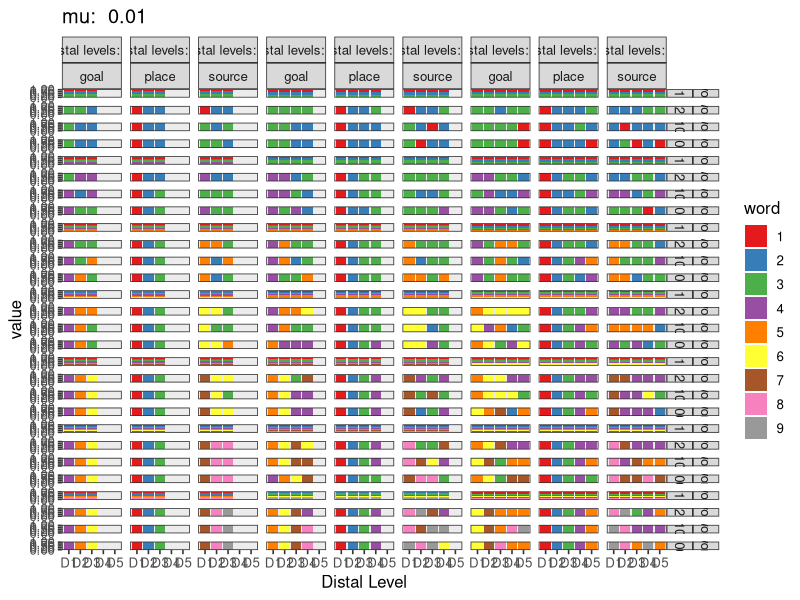
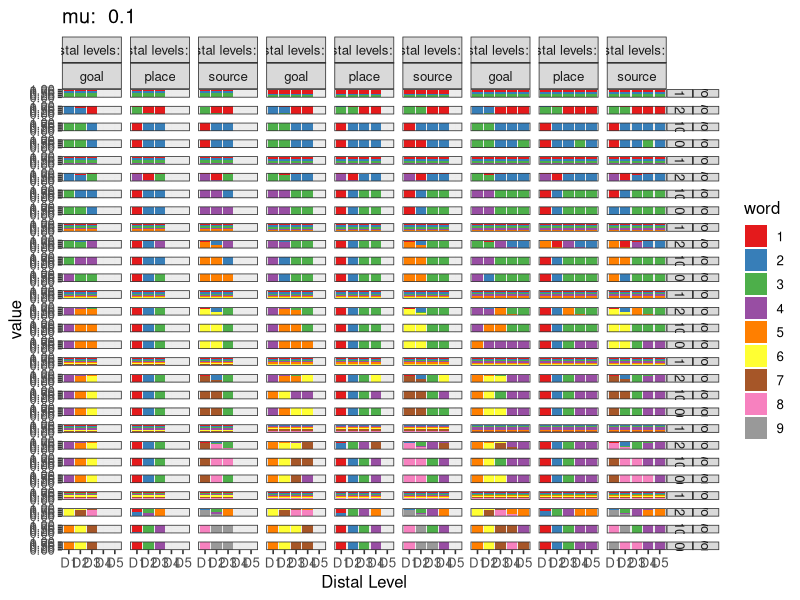
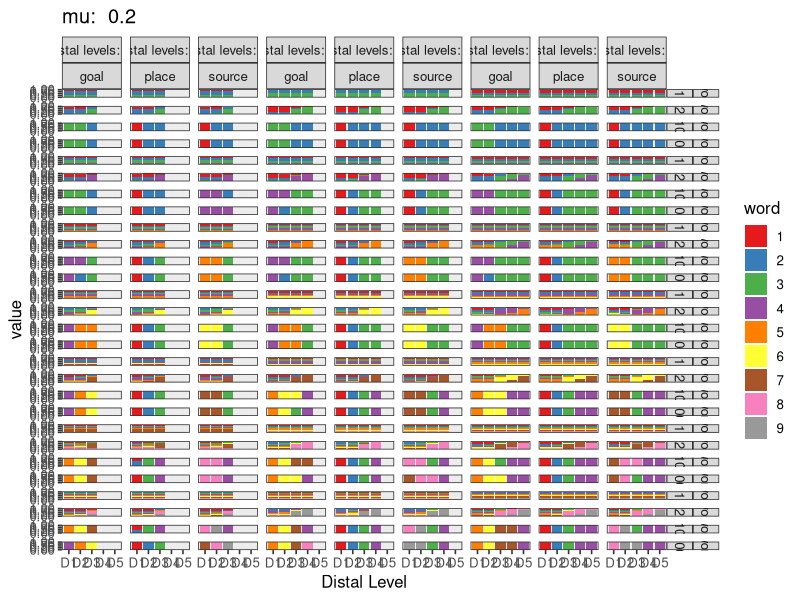
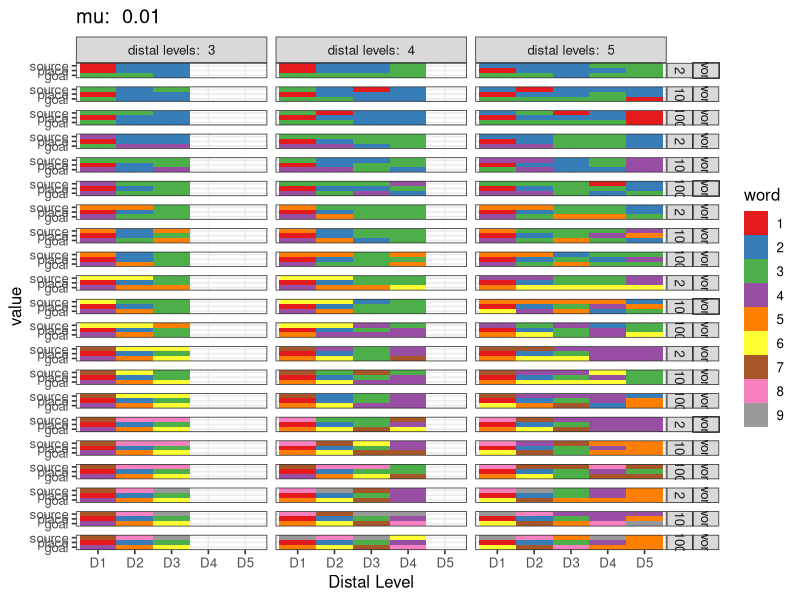
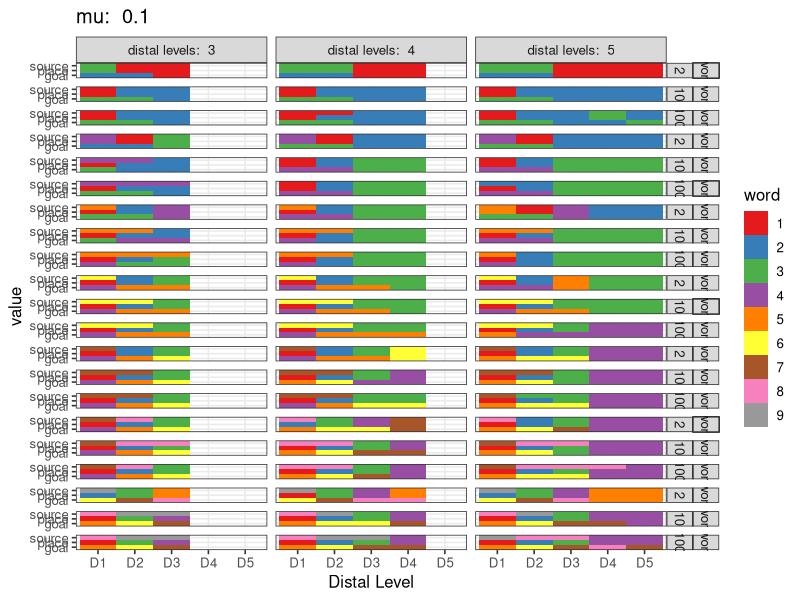
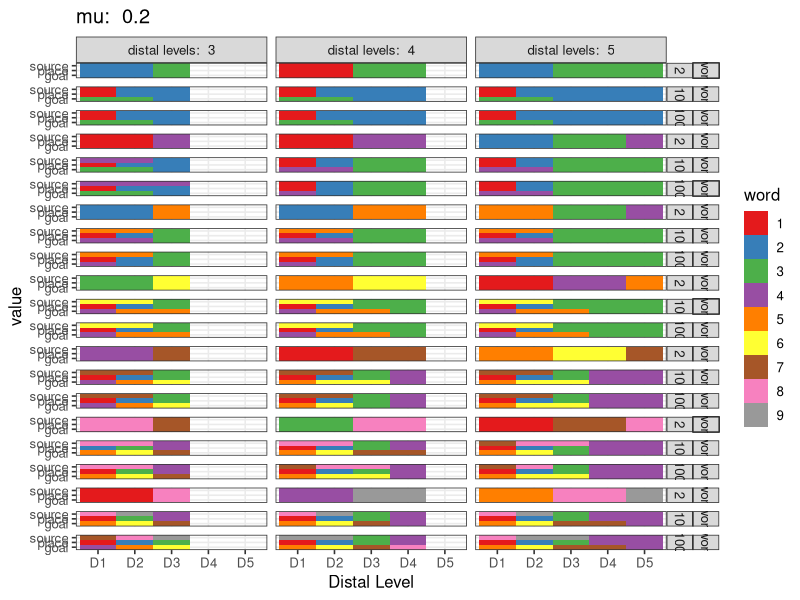
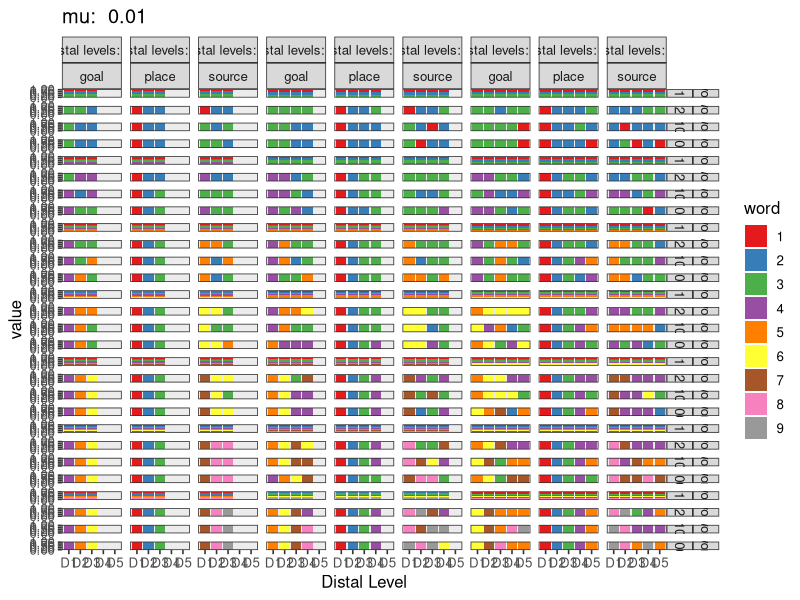
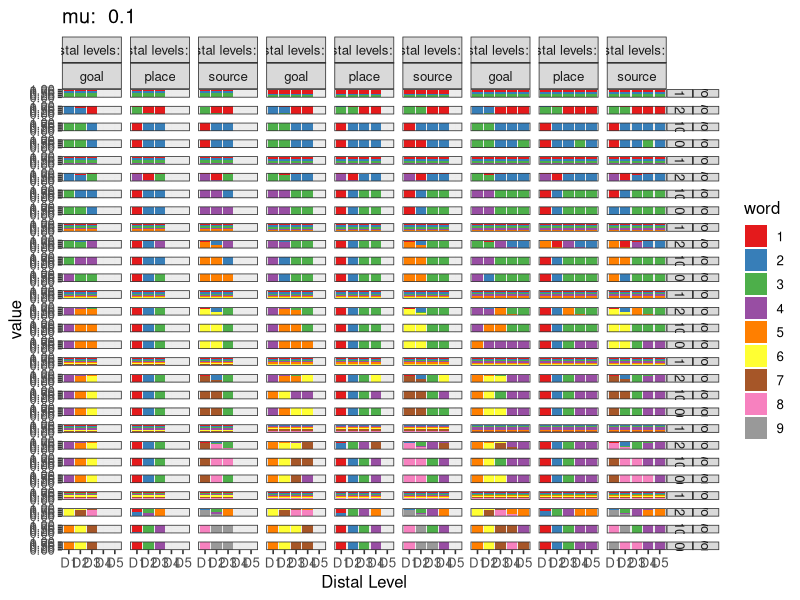

Write R code to recreate these figures, in order.
library(tidyverse)
library(RColorBrewer)

d = read_csv("optimal_lexicons_for_plot.csv")

d$total_num_words = paste("num words: ", d$total_num_words)
d$total_distal = paste("distal levels: ", d$total_distal)
#d$gamma = paste("gamma: ", d$gamma)
d$word = as.factor(d$word)


for (m in unique(d$mu)) {
    x = filter(d, mu == m)
    title = paste("mu: ", m) 
     p  =  ggplot(x, aes(x=distal, y=value, fill=word)) + geom_bar(position="stack", stat="identity") + 
        facet_grid(total_num_words + gamma ~ total_distal + loc) + 
        xlab("Distal Level") + ylab("value") +
        ggtitle(title) +
       theme_bw(12) + 
       scale_fill_brewer(palette="Set1")
  
     print(p)
     ggsave(paste0("optimal_pdfs/", title, ".pdf"), width=15, height=15)
}


############## make categorical
e = group_by(d, mu, gamma, loc, total_distal, total_num_words, distal) %>%
  mutate(max.val=max(value)) %>%
  filter(value == max.val,
         gamma > 1) 

for (m in unique(e$mu)) {
  x = filter(e, mu == m)
  title = paste("mu: ", m) 
  p  =  ggplot(x, aes(x=distal, y=loc, fill=word)) + geom_tile() + 
    facet_grid(total_num_words + gamma ~ total_distal) + 
    xlab("Distal Level") + ylab("value") +
    ggtitle(title) +
    theme_bw(12) + 
    scale_fill_brewer(palette="Set1")
  
  print(p)
  ggsave(paste0("optimal_pdfs/det", title, ".pdf"), width=9, height=15)
}

